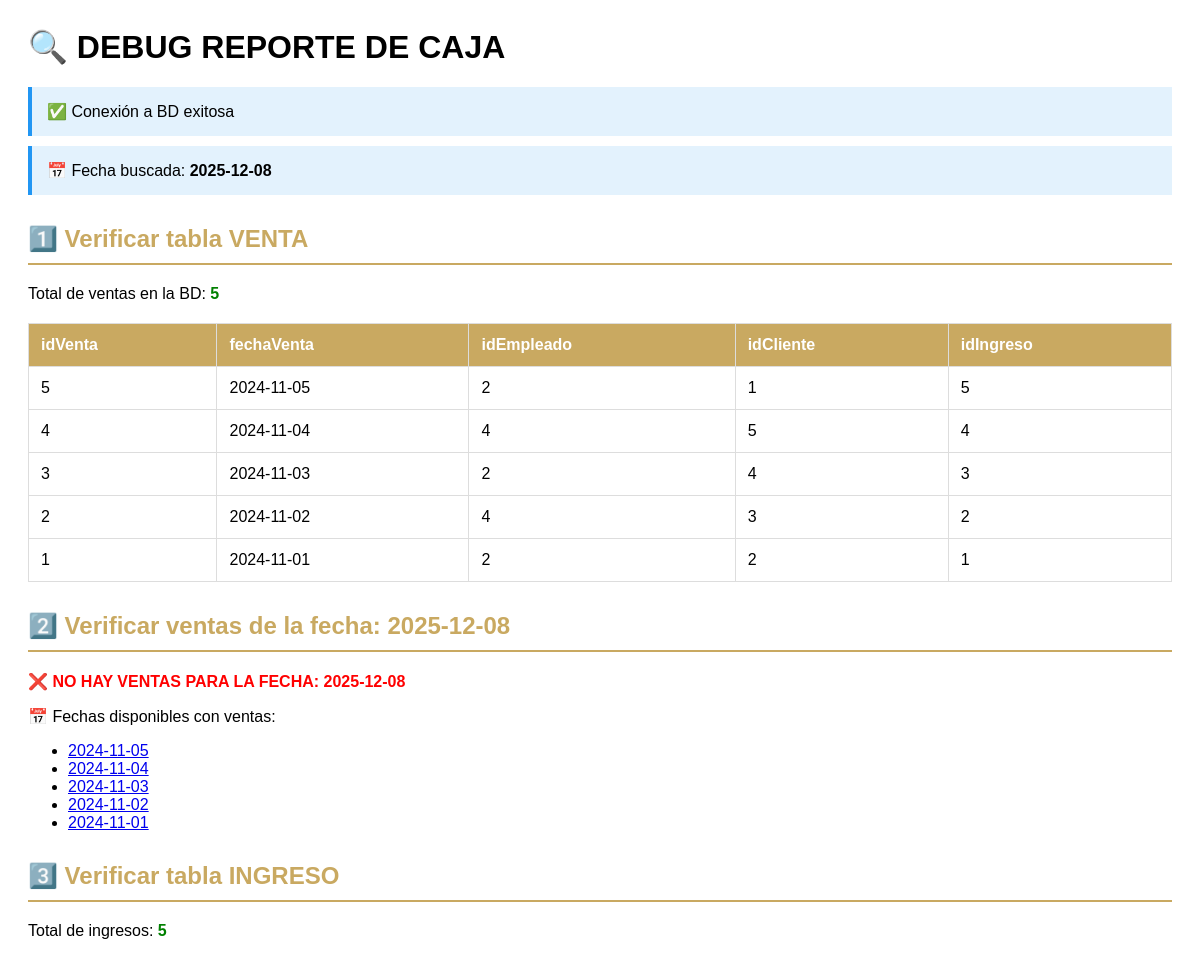
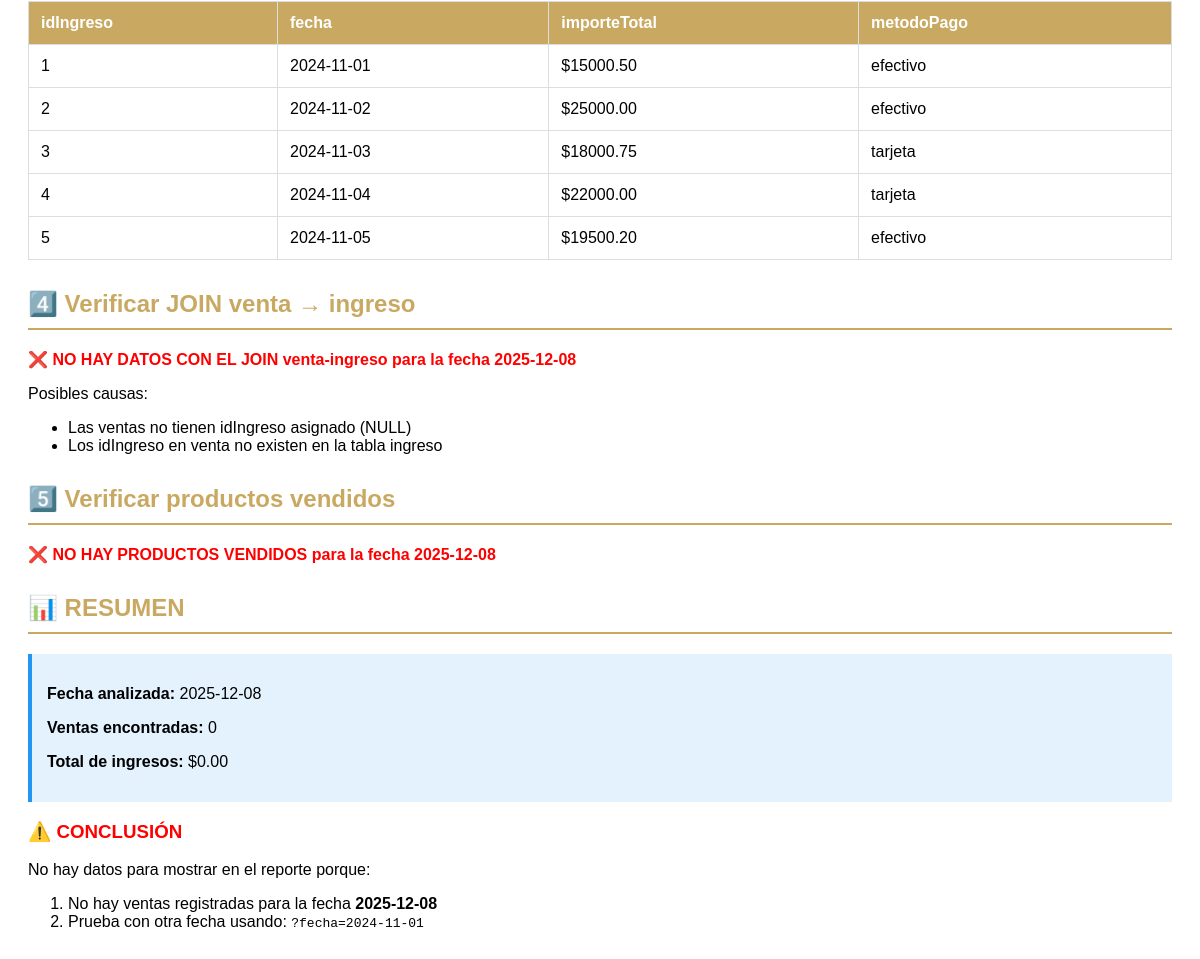
The app's page /debugReporteCaja.php with its own data (2 pictures, top to bottom).
### tables this page shows
CREATE TABLE `venta` (
  `idVenta` int(11) NOT NULL AUTO_INCREMENT,
  `fechaVenta` date DEFAULT NULL,
  `idEmpleado` int(11) DEFAULT NULL,
  `idCliente` int(11) DEFAULT NULL,
  `idIngreso` int(11) DEFAULT NULL,
  PRIMARY KEY (`idVenta`),
  KEY `idEmpleado` (`idEmpleado`),
  KEY `idCliente` (`idCliente`),
  KEY `idIngreso` (`idIngreso`),
  CONSTRAINT `venta_ibfk_1` FOREIGN KEY (`idEmpleado`) REFERENCES `empleado` (`idEmpleado`) ON DELETE CASCADE ON UPDATE CASCADE,
  CONSTRAINT `venta_ibfk_2` FOREIGN KEY (`idCliente`) REFERENCES `cliente` (`idCliente`) ON DELETE CASCADE ON UPDATE CASCADE,
  CONSTRAINT `venta_ibfk_3` FOREIGN KEY (`idIngreso`) REFERENCES `ingreso` (`idIngreso`) ON DELETE CASCADE ON UPDATE CASCADE
);

CREATE TABLE `ingreso` (
  `idIngreso` int(11) NOT NULL AUTO_INCREMENT,
  `fecha` date NOT NULL,
  `importeTotal` decimal(10,2) NOT NULL,
  `metodoPago` enum('efectivo','tarjeta') NOT NULL,
  PRIMARY KEY (`idIngreso`)
);

### debugReporteCaja.php (the view, shortened to what this page needs)
<?php
echo "<h1>🔍 DEBUG REPORTE DE CAJA</h1>";
try {
    $pdo = ConexionDB::setConnection();
    echo "<div class='info'>✅ Conexión a BD exitosa</div>";
    $fecha = isset($_GET['fecha']) ? $_GET['fecha'] : date('Y-m-d');
    echo "<div class='info'>📅 Fecha buscada: <strong>$fecha</strong></div>";
    echo "<h2>1️⃣ Verificar tabla VENTA</h2>";
    $stmt = $pdo->query("SELECT COUNT(*) as total FROM venta");
    $totalVentas = $stmt->fetch(PDO::FETCH_ASSOC)['total'];
    echo "<p>Total de ventas en la BD: <span class='success'>$totalVentas</span></p>";
    if ($totalVentas == 0) {
        echo "<p class='error'>❌ NO HAY VENTAS EN LA BASE DE DATOS</p>";
        echo "<p>Necesitas insertar datos de prueba. ¿Quieres que te genere un INSERT?</p>";
    } else {
        $stmt = $pdo->query("SELECT * FROM venta ORDER BY fechaVenta DESC LIMIT 10");
        $ventas = $stmt->fetchAll(PDO::FETCH_ASSOC);
        echo "<table>";
        echo "<thead><tr><th>idVenta</th><th>fechaVenta</th><th>idEmpleado</th><th>idCliente</th><th>idIngreso</th></tr></thead>";
        echo "<tbody>";
        foreach ($ventas as $v) {
            echo "<tr>";
            echo "<td>{$v['idVenta']}</td>";
            echo "<td>{$v['fechaVenta']}</td>";
            echo "<td>{$v['idEmpleado']}</td>";
            echo "<td>{$v['idCliente']}</td>";
            echo "<td>{$v['idIngreso']}</td>";
            echo "</tr>";
        }
        echo "</tbody></table>";
    }
    echo "<h2>2️⃣ Verificar ventas de la fecha: $fecha</h2>";
    $stmt = $pdo->prepare("SELECT COUNT(*) as total FROM venta WHERE DATE(fechaVenta) = ?");
    $stmt->execute([$fecha]);
    $ventasFecha = $stmt->fetch(PDO::FETCH_ASSOC)['total'];
    if ($ventasFecha == 0) {
        echo "<p class='error'>❌ NO HAY VENTAS PARA LA FECHA: $fecha</p>";
        $stmt = $pdo->query("SELECT DISTINCT DATE(fechaVenta) as fecha FROM venta ORDER BY fecha DESC");
        $fechasDisponibles = $stmt->fetchAll(PDO::FETCH_COLUMN);
        if (count($fechasDisponibles) > 0) {
            echo "<p>📅 Fechas disponibles con ventas:</p>";
            echo "<ul>";
            foreach ($fechasDisponibles as $f) {
                echo "<li><a href='?fecha=$f'>$f</a></li>";
            }
            echo "</ul>";
        }
    }
    echo "<h2>3️⃣ Verificar tabla INGRESO</h2>";
    $stmt = $pdo->query("SELECT COUNT(*) as total FROM ingreso");
    $totalIngresos = $stmt->fetch(PDO::FETCH_ASSOC)['total'];
    echo "<p>Total de ingresos: <span class='success'>$totalIngresos</span></p>";
    if ($totalIngresos > 0) {
        $stmt = $pdo->query("SELECT * FROM ingreso LIMIT 10");
        $ingresos = $stmt->fetchAll(PDO::FETCH_ASSOC);
        echo "<table>";
        echo "<thead><tr><th>idIngreso</th><th>fecha</th><th>importeTotal</th><th>metodoPago</th></tr></thead>";
        echo "<tbody>";
        foreach ($ingresos as $i) {
            echo "<tr>";
            echo "<td>{$i['idIngreso']}</td>";
            echo "<td>{$i['fecha']}</td>";
            echo "<td>\${$i['importeTotal']}</td>";
            echo "<td>{$i['metodoPago']}</td>";
            echo "</tr>";
        }
        echo "</tbody></table>";
    }
    echo "<h2>4️⃣ Verificar JOIN venta → ingreso</h2>";
    $stmt = $pdo->prepare("
        SELECT
            v.idVenta,
            v.fechaVenta,
            v.idIngreso,
            i.importeTotal,
            i.metodoPago
        FROM venta v
        INNER JOIN ingreso i ON v.idIngreso = i.idIngreso
        WHERE DATE(v.fechaVenta) = ?
    ");
    $stmt->execute([$fecha]);
    $ventasIngreso = $stmt->fetchAll(PDO::FETCH_ASSOC);
    if (count($ventasIngreso) == 0) {
        echo "<p class='error'>❌ NO HAY DATOS CON EL JOIN venta-ingreso para la fecha $fecha</p>";
        echo "<p>Posibles causas:</p>";
        echo "<ul>";
        echo "<li>Las ventas no tienen idIngreso asignado (NULL)</li>";
        echo "<li>Los idIngreso en venta no existen en la tabla ingreso</li>";
        echo "</ul>";
    }
    echo "<h2>5️⃣ Verificar productos vendidos</h2>";
    $stmt = $pdo->prepare("
        SELECT
            pv.*,
            p.descripcion
        FROM productoventa pv
        INNER JOIN venta v ON pv.idVenta = v.idVenta
        INNER JOIN producto p ON pv.idProducto = p.idProducto
        WHERE DATE(v.fechaVenta) = ?
    ");
    $stmt->execute([$fecha]);
    $productos = $stmt->fetchAll(PDO::FETCH_ASSOC);
    if (count($productos) == 0) {
        echo "<p class='error'>❌ NO HAY PRODUCTOS VENDIDOS para la fecha $fecha</p>";
    }
    echo "<h2>📊 RESUMEN</h2>";
    $stmt = $pdo->prepare("
        SELECT
            COUNT(v.idVenta) as totalVentas,
            COALESCE(SUM(i.importeTotal), 0) as totalIngresos
        FROM venta v
        INNER JOIN ingreso i ON v.idIngreso = i.idIngreso
        WHERE DATE(v.fechaVenta) = ?
    ");
    $stmt->execute([$fecha]);
    $resumen = $stmt->fetch(PDO::FETCH_ASSOC);
    echo "<div class='info'>";
    echo "<p><strong>Fecha analizada:</strong> $fecha</p>";
    echo "<p><strong>Ventas encontradas:</strong> {$resumen['totalVentas']}</p>";
    echo "<p><strong>Total de ingresos:</strong> \$" . number_format($resumen['totalIngresos'], 2) . "</p>";
    echo "</div>";
    if ($resumen['totalVentas'] == 0) {
        echo "<h3 style='color: red;'>⚠️ CONCLUSIÓN</h3>";
        echo "<p>No hay datos para mostrar en el reporte porque:</p>";
        echo "<ol>";
        echo "<li>No hay ventas registradas para la fecha <strong>$fecha</strong></li>";
        echo "<li>Prueba con otra fecha usando: <code>?fecha=2024-11-01</code></li>";
        echo "</ol>";
    }
} catch (PDOException $e) {
    echo "<div style='padding: 20px; background: #ffebee; border-left: 4px solid #f44336; margin: 20px 0;'>";
    echo "<h3 style='color: #f44336;'>❌ Error de Conexión</h3>";
    echo "<p><strong>Mensaje:</strong> " . htmlspecialchars($e->getMessage()) . "</p>";
    echo "</div>";
} catch (Exception $e) {
    echo "<div style='padding: 20px; background: #ffebee; border-left: 4px solid #f44336; margin: 20px 0;'>";
    echo "<h3 style='color: #f44336;'>❌ Error</h3>";
    echo "<p>" . htmlspecialchars($e->getMessage()) . "</p>";
    echo "</div>";
}
?>

### debugReporteCaja.php (style rules this page uses)
h2 { color: #c9a961; border-bottom: 2px solid #c9a961; padding-bottom: 10px; margin-top: 30px; }
table { border-collapse: collapse; width: 100%; margin: 20px 0; }
th, td { border: 1px solid #ddd; padding: 12px; text-align: left; }
th { background: #c9a961; color: white; }
.success { color: green; font-weight: bold; }
.error { color: red; font-weight: bold; }
.info { background: #e3f2fd; padding: 15px; border-left: 4px solid #2196f3; margin: 10px 0; }

### records on screen
venta: idVenta "5", fechaVenta "2024-11-05", idEmpleado "2", idCliente "1", idIngreso "5"
venta: idVenta "4", fechaVenta "2024-11-04", idEmpleado "4", idCliente "5", idIngreso "4"
venta: idVenta "3", fechaVenta "2024-11-03", idEmpleado "2", idCliente "4", idIngreso "3"
venta: idVenta "2", fechaVenta "2024-11-02", idEmpleado "4", idCliente "3", idIngreso "2"
venta: idVenta "1", fechaVenta "2024-11-01", idEmpleado "2", idCliente "2", idIngreso "1"
ingreso: idIngreso "1", fecha "2024-11-01", importeTotal "15000.50", metodoPago "efectivo"
ingreso: idIngreso "2", fecha "2024-11-02", importeTotal "25000.00", metodoPago "efectivo"
ingreso: idIngreso "3", fecha "2024-11-03", importeTotal "18000.75", metodoPago "tarjeta"
ingreso: idIngreso "4", fecha "2024-11-04", importeTotal "22000.00", metodoPago "tarjeta"
ingreso: idIngreso "5", fecha "2024-11-05", importeTotal "19500.20", metodoPago "efectivo"

### other values on screen
$fecha "2025-12-08"
$totalVentas "5"
$f "2024-11-05"
$f "2024-11-04"
$f "2024-11-03"
$f "2024-11-02"
$f "2024-11-01"
$totalIngresos "5"
$resumen['totalVentas'] "0"
$resumen['totalIngresos'] "0.00"
